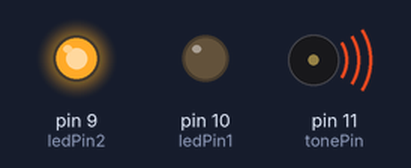
This sketch was run on a simulated Arduino Uno, built with avr-gcc and run on an emulated ATmega328P. Parts: output pins drawn as LEDs (lit = HIGH), buzzer (waves = sounding).

Above: at 1.1 s.
At 13.1 s:
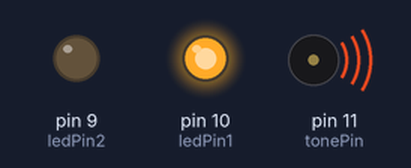
At 37.7 s:
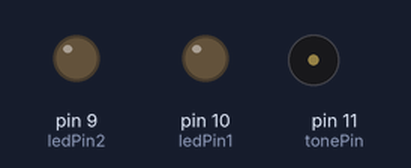
Timing chart, 0 to 40.0 s (numbered marks = the images above):
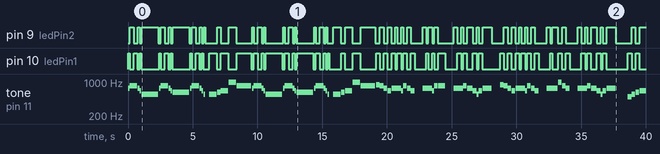

The sketch:

WTA_S_Z.ino
```cpp
int tonePin = 11;
const int ledPin2 = 9;
const int ledPin1 = 10;
int counter = 0;

void setup() {
pinMode(tonePin, OUTPUT);
pinMode(ledPin1, OUTPUT);
pinMode(ledPin2, OUTPUT);
}
void loop() {
midi();
}
void beep(int tonePin, int note, int duration)
{
tone(tonePin, note, duration);

if(counter % 2 == 0)
{
digitalWrite(ledPin1, HIGH);
delay(duration);
digitalWrite(ledPin1, LOW);
}
else
{
digitalWrite(ledPin2, HIGH);
delay(duration);
digitalWrite(ledPin2, LOW);
}
noTone(tonePin);
//delay(1);
counter++;
}

void midi() {

    beep(tonePin, 739, 141.25);
    //delay(141.25);
    delay(8.75);
    beep(tonePin, 830, 283.75);
    //delay(283.75);
    delay(16.25);
    beep(tonePin, 830, 283.75);
    //delay(283.75);
    delay(16.25);
    beep(tonePin, 739, 141.25);
    //delay(141.25);
    delay(8.75);
    beep(tonePin, 659, 141.25);
    //delay(141.25);
    delay(8.75);
    beep(tonePin, 554, 1281.25);
    //delay(1281.25);
    delay(68.75);
    beep(tonePin, 739, 141.25);
    //delay(141.25);
    delay(8.75);
    beep(tonePin, 830, 283.75);
    //delay(283.75);
    delay(16.25);
    beep(tonePin, 830, 283.75);
    //delay(283.75);
    delay(16.25);
    beep(tonePin, 739, 141.25);
    //delay(141.25);
    delay(8.75);
    beep(tonePin, 659, 141.25);
    //delay(141.25);
    delay(8.75);
    beep(tonePin, 622, 1281.25);
    //delay(1281.25);
    delay(68.75);
    beep(tonePin, 739, 141.25);
    //delay(141.25);
    delay(8.75);
    beep(tonePin, 830, 283.75);
    //delay(283.75);
    delay(16.25);
    beep(tonePin, 830, 283.75);
    //delay(283.75);
    delay(16.25);
    beep(tonePin, 739, 141.25);
    //delay(141.25);
    delay(8.75);
    beep(tonePin, 659, 141.25);
    //delay(141.25);
    delay(8.75);
    beep(tonePin, 554, 141.25);
    //delay(141.25);
    delay(308.75);
    beep(tonePin, 554, 568.75);
    //delay(568.75);
    delay(31.25);
    beep(tonePin, 622, 283.75);
    //delay(283.75);
    delay(16.25);
    beep(tonePin, 659, 568.75);
    //delay(568.75);
    delay(31.25);
    beep(tonePin, 987, 568.75);
    //delay(568.75);
    delay(31.25);
    beep(tonePin, 830, 1138.75);
    //delay(1138.75);
    delay(61.25);
    beep(tonePin, 739, 141.25);
    //delay(141.25);
    delay(8.75);
    beep(tonePin, 830, 283.75);
    //delay(283.75);
    delay(16.25);
    beep(tonePin, 830, 283.75);
    //delay(283.75);
    delay(16.25);
    beep(tonePin, 739, 141.25);
    //delay(141.25);
    delay(8.75);
    beep(tonePin, 659, 141.25);
    //delay(141.25);
    delay(8.75);
    beep(tonePin, 554, 1281.25);
    //delay(1281.25);
    delay(68.75);
    beep(tonePin, 739, 141.25);
    //delay(141.25);
    delay(8.75);
    beep(tonePin, 830, 283.75);
    //delay(283.75);
    delay(16.25);
    beep(tonePin, 830, 283.75);
    //delay(283.75);
    delay(16.25);
    beep(tonePin, 739, 141.25);
    //delay(141.25);
    delay(8.75);
    beep(tonePin, 659, 141.25);
    //delay(141.25);
    delay(8.75);
    beep(tonePin, 622, 1281.25);
    //delay(1281.25);
    delay(68.75);
    beep(tonePin, 739, 141.25);
    //delay(141.25);
    delay(8.75);
    beep(tonePin, 830, 283.75);
    //delay(283.75);
    delay(16.25);
    beep(tonePin, 830, 283.75);
    //delay(283.75);
    delay(16.25);
    beep(tonePin, 739, 141.25);
    //delay(141.25);
    delay(8.75);
    beep(tonePin, 659, 141.25);
    //delay(141.25);
    delay(8.75);
    beep(tonePin, 554, 141.25);
    //delay(141.25);
    delay(308.75);
    beep(tonePin, 554, 568.75);
    //delay(568.75);
    delay(31.25);
    beep(tonePin, 622, 283.75);
    //delay(283.75);
    delay(16.25);
    beep(tonePin, 659, 568.75);
    //delay(568.75);
    delay(31.25);
    beep(tonePin, 987, 568.75);
    //delay(568.75);
    delay(31.25);
    beep(tonePin, 830, 1138.75);
    //delay(1138.75);
    delay(61.25);
    beep(tonePin, 880, 283.75);
    //delay(283.75);
    delay(16.25);
    beep(tonePin, 830, 283.75);
    //delay(283.75);
    delay(16.25);
    beep(tonePin, 739, 283.75);
    //delay(283.75);
    delay(16.25);
    beep(tonePin, 659, 283.75);
    //delay(283.75);
    delay(16.25);
    beep(tonePin, 739, 283.75);
    //delay(283.75);
    delay(16.25);
    beep(tonePin, 739, 141.25);
    //delay(141.25);
    delay(8.75);
    beep(tonePin, 739, 283.75);
    //delay(283.75);
    delay(16.25);
    beep(tonePin, 659, 141.25);
    //delay(141.25);
    delay(8.75);
    beep(tonePin, 830, 283.75);
    //delay(283.75);
    delay(16.25);
    beep(tonePin, 739, 283.75);
    //delay(283.75);
    delay(16.25);
    beep(tonePin, 659, 283.75);
    //delay(283.75);
    delay(616.25);
    beep(tonePin, 739, 283.75);
    //delay(283.75);
    delay(16.25);
    beep(tonePin, 739, 141.25);
    //delay(141.25);
    delay(8.75);
    beep(tonePin, 739, 283.75);
    //delay(283.75);
    delay(16.25);
    beep(tonePin, 659, 141.25);
    //delay(141.25);
    delay(8.75);
    beep(tonePin, 830, 283.75);
    //delay(283.75);
    delay(16.25);
    beep(tonePin, 830, 568.75);
    //delay(568.75);
    delay(631.25);
    beep(tonePin, 739, 283.75);
    //delay(283.75);
    delay(16.25);
    beep(tonePin, 739, 283.75);
    //delay(283.75);
    delay(16.25);
    beep(tonePin, 739, 141.25);
    //delay(141.25);
    delay(8.75);
    beep(tonePin, 830, 283.75);
    //delay(283.75);
    delay(16.25);
    beep(tonePin, 739, 426.25);
    //delay(426.25);
    delay(23.75);
    beep(tonePin, 659, 283.75);
    //delay(283.75);
    delay(16.25);
    beep(tonePin, 554, 141.25);
    //delay(141.25);
    delay(8.75);
    beep(tonePin, 659, 283.75);
    //delay(283.75);
    delay(16.25);
    beep(tonePin, 739, 711.25);
    //delay(711.25);
    delay(638.75);
    beep(tonePin, 880, 283.75);
    //delay(283.75);
    delay(16.25);
    beep(tonePin, 830, 283.75);
    //delay(283.75);
    delay(16.25);
    beep(tonePin, 739, 283.75);
    //delay(283.75);
    delay(16.25);
    beep(tonePin, 659, 283.75);
    //delay(283.75);
    delay(16.25);
    beep(tonePin, 739, 283.75);
    //delay(283.75);
    delay(16.25);
    beep(tonePin, 739, 141.25);
    //delay(141.25);
    delay(8.75);
    beep(tonePin, 739, 283.75);
    //delay(283.75);
    delay(16.25);
    beep(tonePin, 659, 141.25);
    //delay(141.25);
    delay(8.75);
    beep(tonePin, 830, 283.75);
    //delay(283.75);
    delay(16.25);
    beep(tonePin, 739, 283.75);
    //delay(283.75);
    delay(16.25);
    beep(tonePin, 659, 283.75);
    //delay(283.75);
    delay(616.25);
    beep(tonePin, 739, 283.75);
    //delay(283.75);
    delay(16.25);
    beep(tonePin, 739, 141.25);
    //delay(141.25);
    delay(8.75);
    beep(tonePin, 739, 426.25);
    //delay(426.25);
    delay(23.75);
    beep(tonePin, 987, 283.75);
    //delay(283.75);
    delay(16.25);
    beep(tonePin, 830, 283.75);
    //delay(283.75);
    delay(16.25);
    beep(tonePin, 739, 283.75);
    //delay(283.75);
    delay(616.25);
    beep(tonePin, 739, 283.75);
    //delay(283.75);
    delay(16.25);
    beep(tonePin, 739, 283.75);
    //delay(283.75);
    delay(16.25);
    beep(tonePin, 739, 141.25);
    //delay(141.25);
    delay(8.75);
    beep(tonePin, 830, 283.75);
    //delay(283.75);
    delay(16.25);
    beep(tonePin, 739, 426.25);
    //delay(426.25);
    delay(23.75);
    beep(tonePin, 659, 283.75);
    //delay(283.75);
    delay(16.25);
    beep(tonePin, 554, 141.25);
    //delay(141.25);
    delay(8.75);
    beep(tonePin, 659, 283.75);
    //delay(283.75);
    delay(16.25);
    beep(tonePin, 739, 711.25);
    //delay(711.25);
    delay(938.75);
    beep(tonePin, 493, 283.75);
    //delay(283.75);
    delay(16.25);
    beep(tonePin, 554, 283.75);
    //delay(283.75);
    delay(16.25);
    beep(tonePin, 622, 283.75);
    //delay(283.75);
    delay(16.25);
    beep(tonePin, 659, 568.75);
    //delay(568.75);
    delay(331.25);
    beep(tonePin, 554, 141.25);
    //delay(141.25);
    delay(8.75);
    beep(tonePin, 622, 141.25);
    //delay(141.25);
    delay(8.75);
    beep(tonePin, 659, 283.75);
    //delay(283.75);
    delay(16.25);
    beep(tonePin, 622, 141.25);
    //delay(141.25);
    delay(8.75);
    beep(tonePin, 554, 283.75);
    //delay(283.75);
    delay(16.25);
    beep(tonePin, 493, 141.25);
    //delay(141.25);
    delay(8.75);
    beep(tonePin, 493, 283.75);
    //delay(283.75);
    delay(16.25);
    beep(tonePin, 739, 568.75);
    //delay(568.75);
    delay(181.25);
    beep(tonePin, 493, 141.25);
    //delay(141.25);
    delay(8.75);
    beep(tonePin, 493, 141.25);
    //delay(141.25);
    delay(8.75);
    beep(tonePin, 739, 283.75);
    //delay(283.75);
    delay(16.25);
    beep(tonePin, 659, 283.75);
    //delay(283.75);
    delay(16.25);
    beep(tonePin, 622, 283.75);
    //delay(283.75);
    delay(16.25);
    beep(tonePin, 622, 141.25);
    //delay(141.25);
    delay(8.75);
    beep(tonePin, 554, 283.75);
    //delay(283.75);
    delay(16.25);
    beep(tonePin, 830, 568.75);
    //delay(568.75);
    delay(331.25);
    beep(tonePin, 830, 141.25);
    //delay(141.25);
    delay(8.75);
    beep(tonePin, 880, 283.75);
    //delay(283.75);
    delay(16.25);
    beep(tonePin, 830, 283.75);
    //delay(283.75);
    delay(16.25);
    beep(tonePin, 659, 283.75);
    //delay(283.75);
    delay(16.25);
    beep(tonePin, 554, 283.75);
    //delay(283.75);
    delay(16.25);
    beep(tonePin, 493, 711.25);
    //delay(711.25);
    delay(938.75);
    beep(tonePin, 493, 283.75);
    //delay(283.75);
    delay(16.25);
    beep(tonePin, 554, 283.75);
    //delay(283.75);
    delay(16.25);
    beep(tonePin, 622, 283.75);
    //delay(283.75);
    delay(16.25);
    beep(tonePin, 659, 568.75);
    //delay(568.75);
    delay(331.25);
    beep(tonePin, 554, 141.25);
    //delay(141.25);
    delay(8.75);
    beep(tonePin, 622, 141.25);
    //delay(141.25);
    delay(8.75);
    beep(tonePin, 659, 283.75);
    //delay(283.75);
    delay(16.25);
    beep(tonePin, 622, 141.25);
    //delay(141.25);
    delay(8.75);
    beep(tonePin, 554, 283.75);
    //delay(283.75);
    delay(16.25);
    beep(tonePin, 493, 141.25);
    //delay(141.25);
    delay(8.75);
    beep(tonePin, 493, 283.75);
    //delay(283.75);
    delay(16.25);
    beep(tonePin, 739, 568.75);
    //delay(568.75);
    delay(181.25);
    beep(tonePin, 493, 141.25);
    //delay(141.25);
    delay(8.75);
    beep(tonePin, 493, 141.25);
    //delay(141.25);
    delay(8.75);
    beep(tonePin, 739, 426.25);
    //delay(426.25);
    delay(23.75);
    beep(tonePin, 659, 141.25);
    //delay(141.25);
    delay(8.75);
    beep(tonePin, 659, 141.25);
    //delay(141.25);
    delay(8.75);
    beep(tonePin, 622, 141.25);
    //delay(141.25);
    delay(8.75);
    beep(tonePin, 622, 141.25);
    //delay(141.25);
    delay(8.75);
    beep(tonePin, 554, 283.75);
    //delay(283.75);
    delay(16.25);
    beep(tonePin, 830, 568.75);
    //delay(568.75);
    delay(331.25);
    beep(tonePin, 830, 141.25);
    //delay(141.25);
    delay(8.75);
    beep(tonePin, 880, 283.75);
   // delay(283.75);
    delay(16.25);
    beep(tonePin, 830, 283.75);
   // delay(283.75);
    delay(16.25);
    beep(tonePin, 659, 283.75);
   // delay(283.75);
    delay(16.25);
    beep(tonePin, 554, 283.75);
   // delay(283.75);
    delay(16.25);
    beep(tonePin, 493, 1281.25);
    delay(12801.25);


}
```

Measured:
- by itself, pin 9 (ledPin2): LOW → HIGH at 0.15 s, → LOW 0.28 s later, → HIGH 0.32 s later, → LOW 0.14 s later, … (101 changes in this stretch)
- by itself, pin 10 (ledPin1): LOW → HIGH at 0.00 s, → LOW 0.14 s later, → HIGH 0.31 s later, → LOW 0.28 s later, … (102 changes in this stretch)
- by itself, tone on pin 11 (tonePin): plays 739 Hz for 0.14 s, 830 Hz for 0.28 s, 830 Hz for 0.28 s, 739 Hz for 0.14 s, 659 Hz for 0.14 s, 554 Hz for 1.3 s … (102 notes in this stretch)
